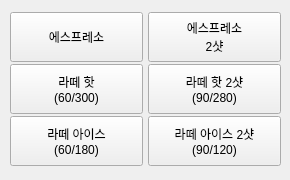
        <widget class="QWidget" name="tab_2">
         <attribute name="title">
          <string>Right</string>
         </attribute>
         <widget class="QWidget" name="layoutWidget_16">
          <property name="geometry">
           <rect>
            <x>10</x>
            <y>10</y>
            <width>271</width>
            <height>161</height>
           </rect>
          </property>
          <layout class="QGridLayout" name="gridLayout_9">
           <property name="horizontalSpacing">
            <number>5</number>
           </property>
           <property name="verticalSpacing">
            <number>0</number>
           </property>
           <item row="2" column="0">
            <widget class="QPushButton" name="BTN_COF_PLI2">
             <property name="minimumSize">
              <size>
               <width>50</width>
               <height>50</height>
              </size>
             </property>
             <property name="text">
              <string>라떼 아이스
(60/180)</string>
             </property>
            </widget>
           </item>
           <item row="1" column="0">
            <widget class="QPushButton" name="BTN_COF_PLH1">
             <property name="minimumSize">
              <size>
               <width>50</width>
               <height>50</height>
              </size>
             </property>
             <property name="text">
              <string>라떼 핫
(60/300)</string>
             </property>
            </widget>
           </item>
           <item row="0" column="0">
            <widget class="QPushButton" name="BTN_COF_PE1">
             <property name="minimumSize">
              <size>
               <width>50</width>
               <height>50</height>
              </size>
             </property>
             <property name="text">
              <string>에스프레소</string>
             </property>
            </widget>
           </item>
           <item row="0" column="1">
            <widget class="QPushButton" name="BTN_COF_PE2">
             <property name="minimumSize">
              <size>
               <width>50</width>
               <height>50</height>
              </size>
             </property>
             <property name="text">
              <string>에스프레소
2샷</string>
             </property>
            </widget>
           </item>
           <item row="2" column="1">
            <widget class="QPushButton" name="BTN_COF_PLI2_2">
             <property name="minimumSize">
              <size>
               <width>50</width>
               <height>50</height>
              </size>
             </property>
             <property name="text">
              <string>라떼 아이스 2샷
(90/120)</string>
             </property>
            </widget>
           </item>
           <item row="1" column="1">
            <widget class="QPushButton" name="BTN_COF_PLH2">
             <property name="minimumSize">
              <size>
               <width>50</width>
               <height>50</height>
              </size>
             </property>
             <property name="text">
              <string>라떼 핫 2샷
(90/280)</string>
             </property>
            </widget>
           </item>
          </layout>
         </widget>
        </widget>
